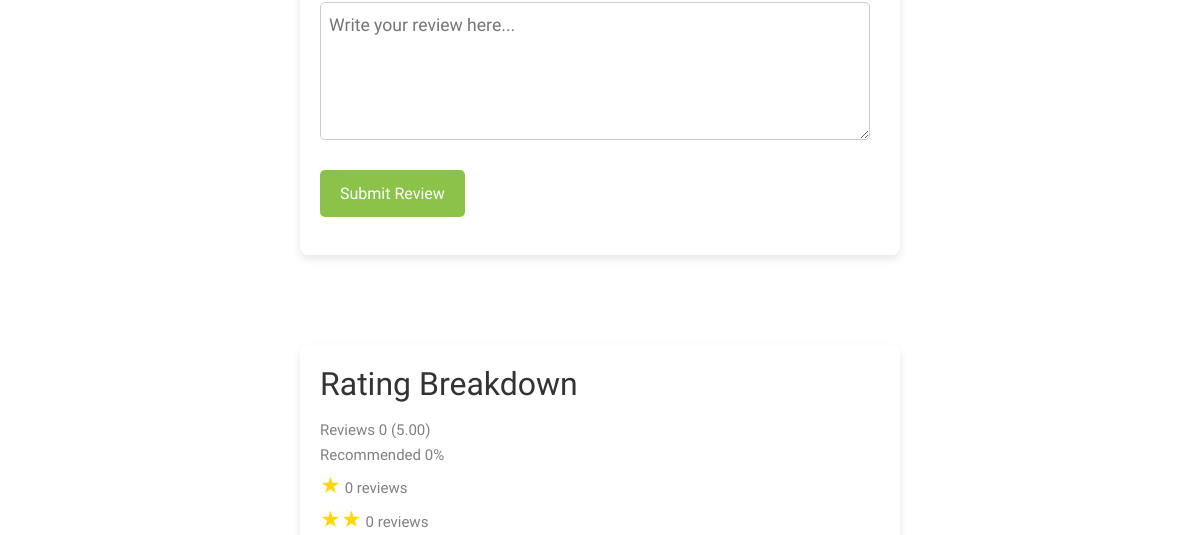
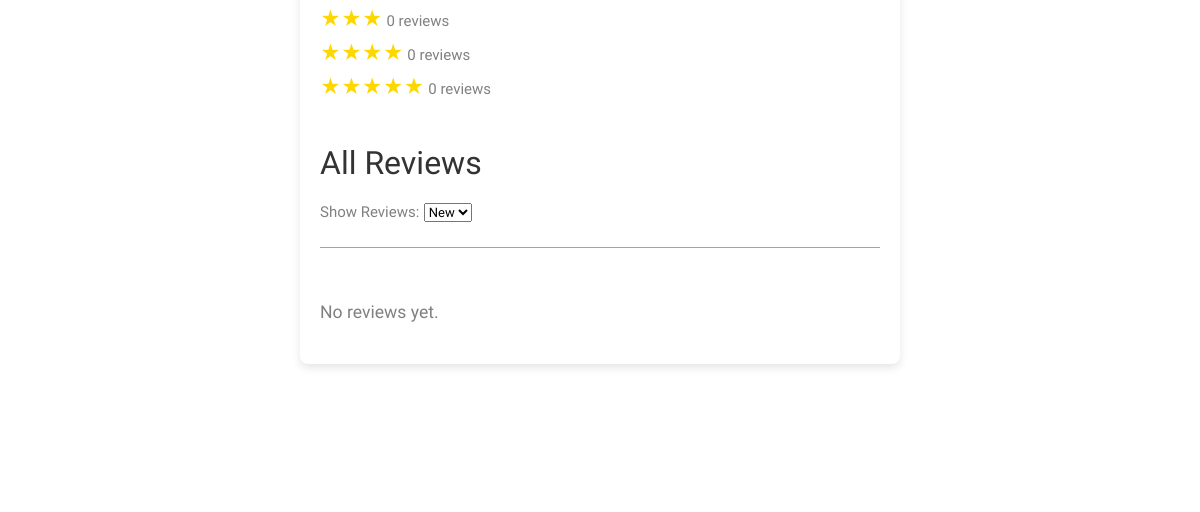
The app's page /reviews.php (middle part), older data (2 pictures, top to bottom).
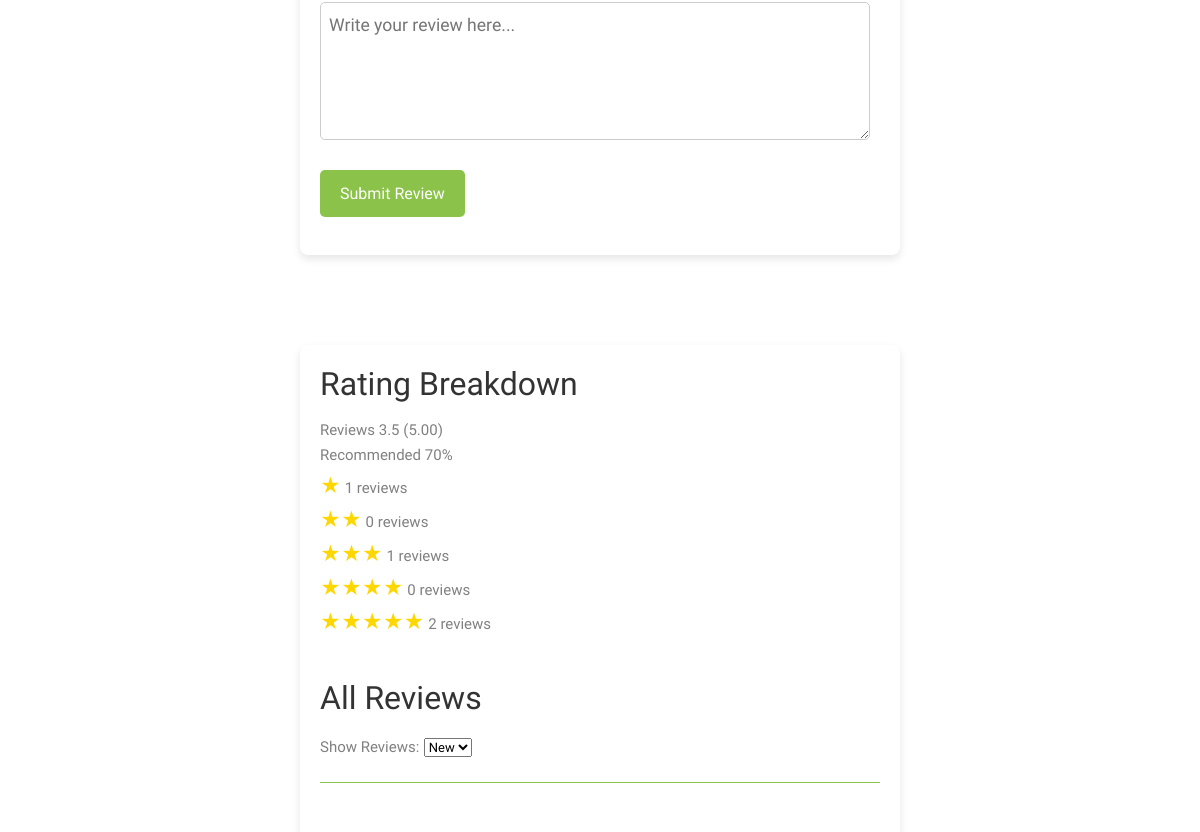
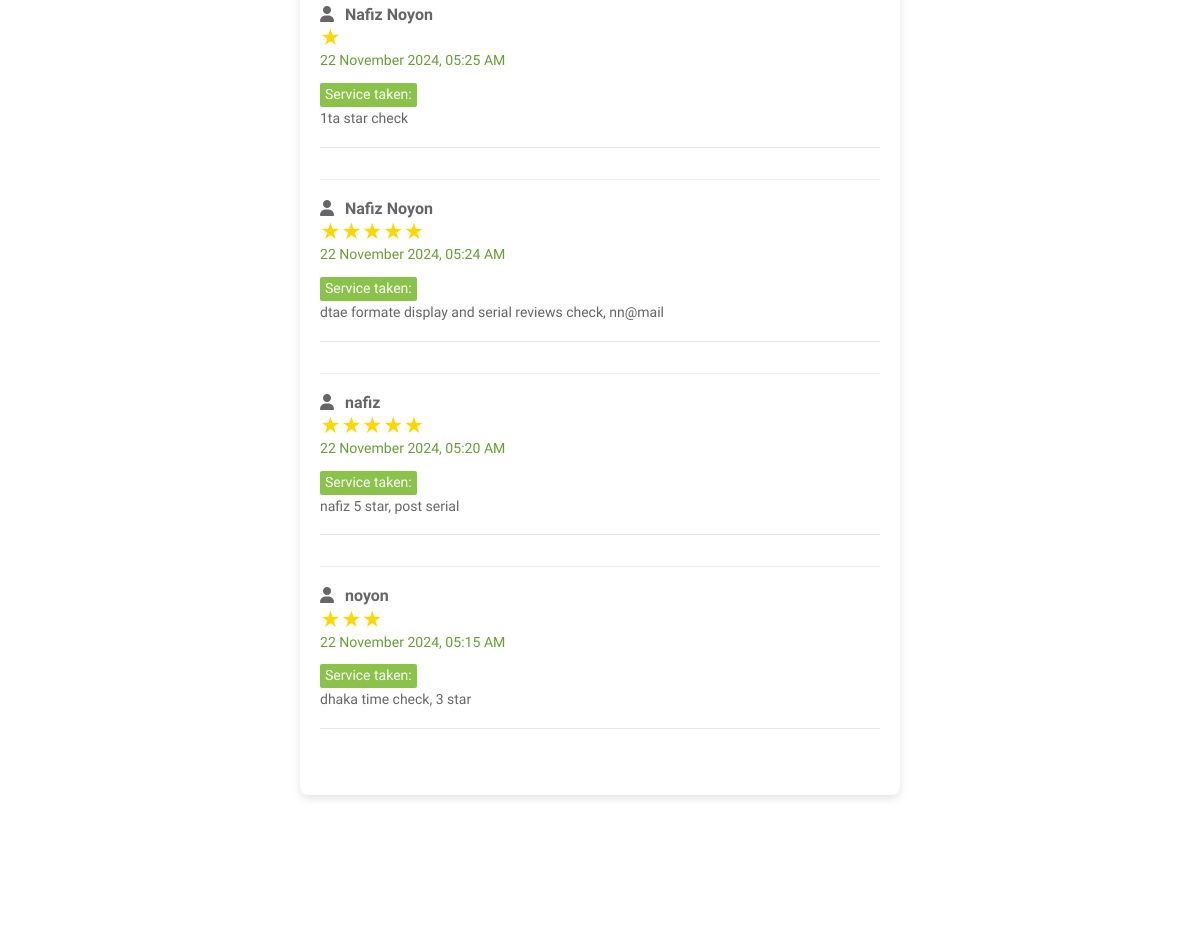
The same page, newer data (2 pictures, top to bottom).
### tables this page shows
CREATE TABLE `reviews` (
  `id` int(11) NOT NULL,
  `rating` int(11) NOT NULL CHECK (`rating` between 1 and 5),
  `review_text` text NOT NULL,
  `created_at` text NOT NULL DEFAULT current_timestamp(),
  `student_id` int(11) NOT NULL
);

CREATE TABLE `students_tbl` (
  `student_id` int(11) NOT NULL,
  `student_fullname` varchar(1000) NOT NULL,
  `student_batch_id` varchar(1000) NOT NULL,
  `student_gender` varchar(1000) NOT NULL,
  `student_birthdate` varchar(1000) NOT NULL,
  `course_name` varchar(1000) NOT NULL,
  `student_email` varchar(1000) NOT NULL,
  `student_password` varchar(1000) NOT NULL,
  `student_status` varchar(1000) NOT NULL DEFAULT 'active'
);

### reviews.php (the view, shortened to what this page needs)
<!DOCTYPE html>
<html lang="en">
  <head>
    <link rel="stylesheet" href="fonts/icomoon/style.css">
    <link rel="stylesheet" href="css/bootstrap.min.css">
    <link rel="stylesheet" href="css/jquery-ui.css">
    <link rel="stylesheet" href="css/owl.carousel.min.css">
    <link rel="stylesheet" href="css/owl.theme.default.min.css">
    <link rel="stylesheet" href="css/owl.theme.default.min.css">
    <link rel="stylesheet" href="css/jquery.fancybox.min.css">
    <link rel="stylesheet" href="css/bootstrap-datepicker.css">
    <link rel="stylesheet" href="fonts/flaticon/font/flaticon.css">
    <link rel="stylesheet" href="css/aos.css">
    <link rel="stylesheet" href="css/style.css">
  </head>
  <body data-spy="scroll" data-target=".site-navbar-target" data-offset="300">
  <div class="site-wrap">
<div class="review-form">
    <form method="POST" action="">
        <input type="text" name="service_name" placeholder="Enter service name" required><br>
        <input type="email" name="email" placeholder="Enter user email" required><br>
        <input type="hidden" name="rating" id="rating-value" required><br><br>
        <textarea name="review_text" rows="4" cols="30" placeholder="Write your review here..." required></textarea><br>
        <button type="submit">Submit Review</button>
    </form>
</div>
<?php
include './Course/conn.php';
$order = isset($_GET['order']) ? $_GET['order'] : 'DESC';
$query = "SELECT reviews.*, students_tbl.student_fullname
          FROM reviews
          JOIN students_tbl ON reviews.student_id = students_tbl.student_id
          ORDER BY reviews.created_at $order";
$result = $conn->query($query);
$ratingCount = [1 => 0, 2 => 0, 3 => 0, 4 => 0, 5 => 0];
$totalScore = 0;
$totalReviews = 0;
$reviews = [];
while ($row = $result->fetch(PDO::FETCH_ASSOC)) {
    $reviews[] = $row;
    $rating = $row['rating'];
    $ratingCount[$rating]++;
    $totalScore += $rating;
    $totalReviews++;
}
$averageScore = $totalReviews > 0 ? round($totalScore / $totalReviews, 2) : 0;
$percentage = $averageScore * 20;
?>
<div class="review-display">
    <div class="ratings-breakdown">
        <div class="star-count">
        <h2>Rating Breakdown</h2>
        <p>Reviews <?php echo $averageScore; ?> (5.00)</p>
        <p>Recommended <?php echo $percentage; ?>%</p>
        <p><span class="total-stars">★</span> <?php echo $ratingCount[1]; ?> reviews</p>
        <p><span class="total-stars">★★</span> <?php echo $ratingCount[2]; ?> reviews</p>
        <p><span class="total-stars">★★★</span> <?php echo $ratingCount[3]; ?> reviews</p>
        <p><span class="total-stars">★★★★</span> <?php echo $ratingCount[4]; ?> reviews</p>
        <p><span class="total-stars">★★★★★</span> <?php echo $ratingCount[5]; ?> reviews</p>
        </div>
    </div>
    <form method="GET" action="">
        <div class="filter-reviews">
        <h2>All Reviews</h2>
        <label for="order">Show Reviews: </label>
        <select name="order" id="order" onchange="this.form.submit()">
            <option value="DESC" <?php echo ($order === 'DESC') ? 'selected' : ''; ?>>New</option>
        </select>
        </div>
    </form>
    <?php if (count($reviews) > 0): ?>
        <?php foreach ($reviews as $row): ?>
            <div class="review">
                <p style="font-weight: bold; font-size: 16px;"><i class="fa fa-user" style="margin-right: 7px;"></i> <?php echo htmlspecialchars($row['student_fullname']); ?></p>
                <p class="stars"><?php echo str_repeat('★', $row['rating']); ?></p>
                <small><?php echo $row['created_at']; ?></small>
                <p style="background: #8BC34A; color: #fff; display: inline-block; padding: 0 5px; border-radius: 2px;">
                    <strong>Service taken:</strong> <?php echo htmlspecialchars($row['service_name']); ?>
                </p>
                <p><?php echo htmlspecialchars($row['review_text']); ?></p>
                <hr>
            </div>
        <?php endforeach; ?>
    <?php else: ?>
        <p>No reviews yet.</p>
    <?php endif; ?>
</div>
  </div>
  </body>
</html>

Row changes from the older to the newer data that the page shows:
now on this page (row edited): reviews: student.student_fullname "Nafiz Noyon", rating "★", created_at "22 November 2024, 05:25 AM", review_text "1ta star check"
now on this page (row edited): reviews: student.student_fullname "Nafiz Noyon", rating "★★★★★", created_at "22 November 2024, 05:24 AM", review_text "dtae formate display and serial reviews check, nn@mail"
now on this page (row edited): reviews: student.student_fullname "nafiz", rating "★★★★★", created_at "22 November 2024, 05:20 AM", review_text "nafiz 5 star, post serial"
now on this page (row edited): reviews: student.student_fullname "noyon", rating "★★★", created_at "22 November 2024, 05:15 AM", review_text "dhaka time check, 3 star"
Text that changed along with them:
$averageScore: "0" → "3.5"
$percentage: "0" → "70"
$ratingCount[1]: "0" → "1"
$ratingCount[3]: "0" → "1"
$ratingCount[5]: "0" → "2"
text no longer shown: "No reviews yet."
